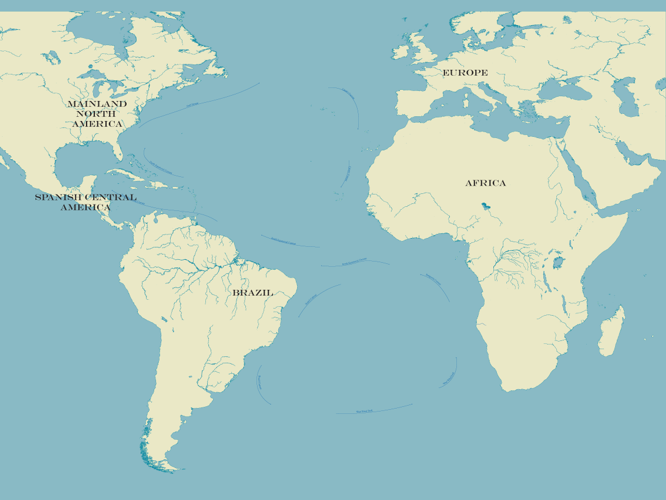
#> input picture src/TransAtlanticSlaveTrade/etc/maps/Map 10 - broad areas 60.png, 666 x 500 px
$ python tile.py 'Map 10 - broad areas 60.png'   (Python 2 division)
#> lines starting #> are read from the running program, lines starting #| are printed output that depends on the picture
#!/usr/bin/python
import Image, sys, os

try:
	inputFile = sys.argv[1]
except IndexError:
	print "Usage: tile.py fileToSlice.png"
	sys.exit(2)

outputFolder = os.path.basename(inputFile) + "_tiles/"
outputFiletype = ".png"

tileWidth = 160
tileHeight = 120

im = Image.open(inputFile)
#> im is the input picture: PIL image 666x500 RGB; mean R, G, B 166.4, 199.8, 196.5

tilesNumX = im.size[0] / tileWidth
#> tilesNumX = 4
tilesNumY = im.size[1] / tileHeight
#> tilesNumY = 4
topLeftOffsetX = im.size[0] % tileWidth / 2
#> topLeftOffsetX = 13
topLeftOffsetY = im.size[1] % tileHeight / 2
#> topLeftOffsetY = 10

print "tiles x       = ", tilesNumX
#| tiles x       =  4
print "tiles y       = ", tilesNumY
#| tiles y       =  4
print "offset left   = ", topLeftOffsetX
#| offset left   =  13
print "offset right  = ", im.size[0] - tilesNumX * tileWidth - topLeftOffsetX
#| offset right  =  13
print "offset top    = ", topLeftOffsetY
#| offset top    =  10
print "offset bottom = ", im.size[1] - tilesNumY * tileHeight - topLeftOffsetY
#| offset bottom =  10

if not os.path.exists(outputFolder):
                    os.makedirs(outputFolder)

for tileY in range(tilesNumY):
	for tileX in range(tilesNumX):
		offsetX = tileX * tileWidth + topLeftOffsetX
		offsetY = (tilesNumY - tileY - 1) * tileHeight + topLeftOffsetY
		box = (offsetX, offsetY, offsetX + tileWidth, offsetY + tileHeight)
		tile = im.crop(box)
		tileName = "%s%02d-%02d%s" % (outputFolder, tileY, tileX, outputFiletype)
		tile.save(tileName)
#> this loop made 4 passes
#> pass 1, `tile.save(tileName)`:
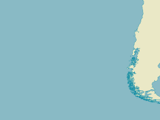
#> saved as 00-00.png: PIL image 160x120 RGB; mean R, G, B 146, 190.4, 196.7
#> pass 1, `tile.save(tileName)`:
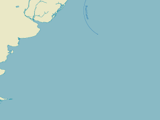
#> saved as 00-01.png: PIL image 160x120 RGB; mean R, G, B 147, 190.8, 196.9
#> pass 1, `tile.save(tileName)`:
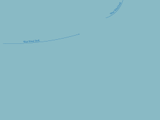
#> saved as 00-02.png: PIL image 160x120 RGB; mean R, G, B 136.8, 185.9, 197
#> pass 1, `tile.save(tileName)`:
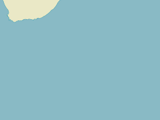
#> saved as 00-03.png: PIL image 160x120 RGB; mean R, G, B 141.3, 188, 197
#> after the loop:
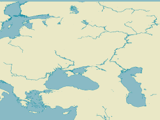
#> tile: PIL image 160x120 RGB; mean R, G, B 208.4, 220.2, 196.7

$ run again, on src/TransAtlanticSlaveTrade/etc/maps/Map 7 - regions ports 1850 467.png
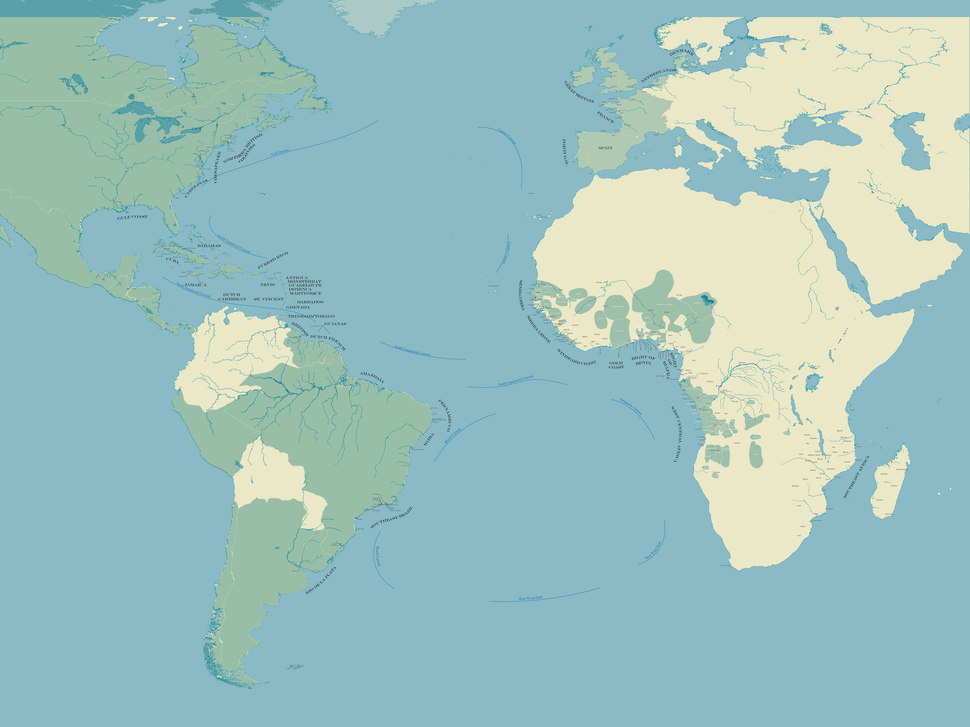
#> input picture src/TransAtlanticSlaveTrade/etc/maps/Map 7 - regions ports 1850 467.png, 970 x 727 px, shrunk from 5189 x 3892 before the run
#> im is the input picture: PIL image 970x727 RGBA; mean R, G, B, A 156.3, 194.5, 192.5, 255
#| tiles x       =  6
#| tiles y       =  6
#| offset left   =  5
#| offset right  =  5
#| offset top    =  3
#| offset bottom =  4
#> the loop `for tileY in range(tilesNumY):` made 6 passes
#> pass 1, `tile.save(tileName)`:
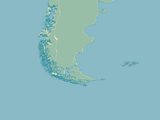
#> saved as 00-01.png: PIL image 160x120 RGBA; mean R, G, B, A 137.7, 185.7, 191.6, 255
#> after the loop `for tileY in range(tilesNumY):`:
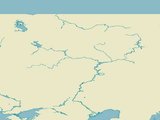
#> tile: PIL image 160x120 RGBA; mean R, G, B, A 216.1, 223.7, 197.3, 255
